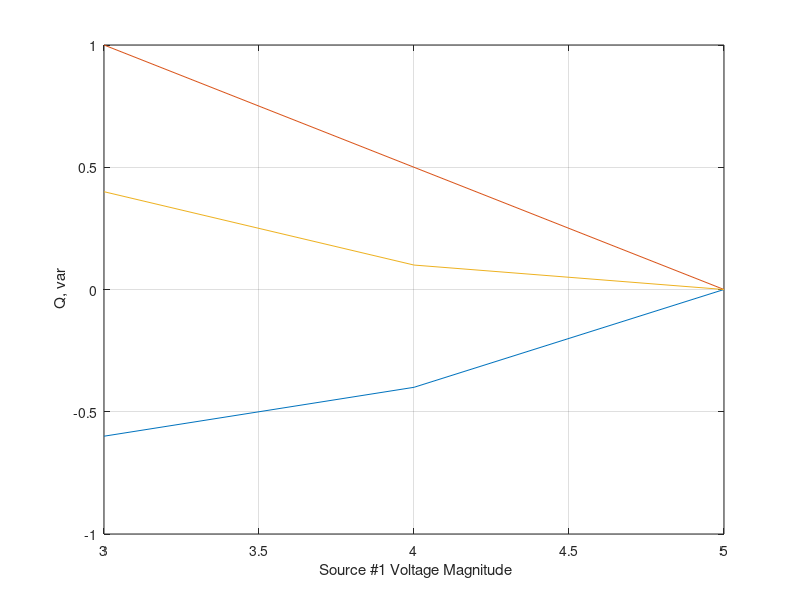

Source code (MATLAB):
E1 = input('Source # 1 Voltage Mag. = ');   % 150
a1 = input('Source # 1 Phase Angle = ');    % -5
E2 = input('Source # 2 Voltage Mag. = ');   % 120
a2 = input('Source # 2 Phase Angle = ');    % 0
R = input('Line Resistance = ');            % 4
X = input('Line Reactance = ');             % 8
Z = R + j*X; % Line impedance
E1 = (0.60*E1:1:E1)'; % Change E1 form 60% to 100% E1
a1r = a1*pi/180; % Convert degree to radian
k = length(E1);
E2 = ones(k,1)*E2;%create col. Array of same length for E2
a2r = a2*pi/180; % Convert degree to radian
V1=E1.*cos(a1r) + j*E1.*sin(a1r);
V2=E2.*cos(a2r) + j*E2.*sin(a2r);
I12 = (V1 - V2)./Z; I21=-I12;
S1= V1.*conj(I12); P1 = real(S1); Q1 = imag(S1);
S2= V2.*conj(I21); P2 = real(S2); Q2 = imag(S2);
SL= S1+S2; PL = real(SL); QL = imag(SL);
Result1=[E1, Q1, Q2, QL];
disp(' E1 Q-1 Q-2 Q-L ')
disp(Result1)
plot(E1, Q1, E1, Q2, E1, QL), grid
xlabel(' Source #1 Voltage Magnitude')
ylabel(' Q, var')
text(112.5, -180, 'Q2')
text(112.5, 5,'QL'), text(112.5, 197, 'Q1')